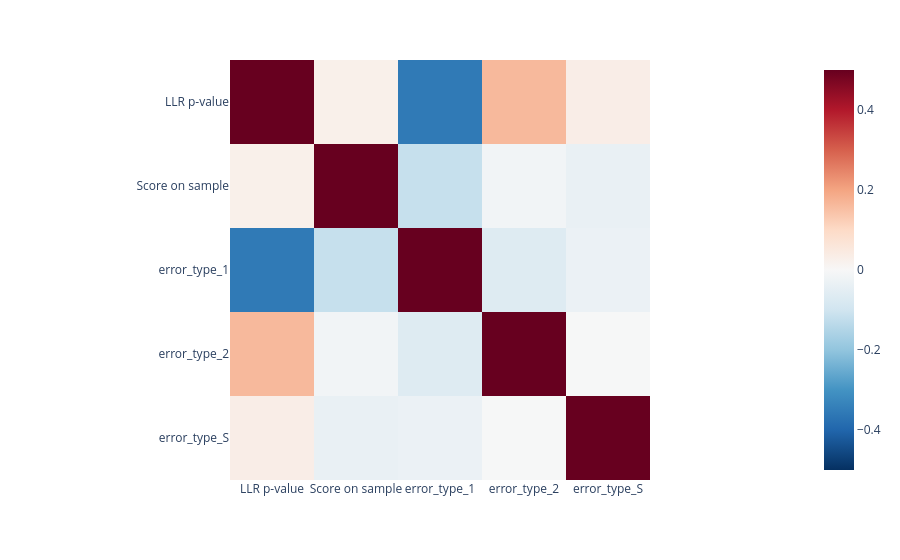

Here is the notebook cell this chart was saved with:
### Code cell
import plotly.express as px 


df_correlation = (
    res_success_with_error_type
    .loc[
        res_success_with_error_type["valid-reg-comparison"],
        [
            # "Pseudo R-squared", 
            "LLR p-value", 
            # "N iterations", 
            "Score on sample", 
            # "best_score", 
            "error_type_1", 
            "error_type_2", 
            "error_type_S", 
        ]
    ]
)
px.imshow(df_correlation.corr(), color_continuous_scale='RdBu_r',color_continuous_midpoint = 0, range_color = [-0.5, 0.5])

### Figure 1 — Plotly figure (JSON) as saved in the notebook; plotly's stock layout.template omitted (floating-point values rounded to 4 significant figures)
{"data": [{"coloraxis": "coloraxis", "hovertemplate": "x: %{x}<br>y: %{y}<br>color: %{z}<extra></extra>", "name": "0", "type": "heatmap", "x": ["LLR p-value", "Score on sample", "error_type_1", "error_type_2", "error_type_S"], "xaxis": "x", "y": ["LLR p-value", "Score on sample", "error_type_1", "error_type_2", "error_type_S"], "yaxis": "y", "z": [[1.0, 0.02665, -0.3553, 0.1622, 0.03404], [0.02665, 1.0, -0.117, -0.01449, -0.03779], [-0.3553, -0.117, 1.0, -0.06495, -0.03057], [0.1622, -0.01449, -0.06495, 1.0, -0.001917], [0.03404, -0.03779, -0.03057, -0.001917, 1.0]]}], "layout": {"coloraxis": {"cmax": 0.5, "cmid": 0, "cmin": -0.5, "colorscale": [[0, "rgb(5,48,97)"], [0.1, "rgb(33,102,172)"], [0.2, "rgb(67,147,195)"], [0.3, "rgb(146,197,222)"], [0.4, "rgb(209,229,240)"], [0.5, "rgb(247,247,247)"], [0.6, "rgb(253,219,199)"], [0.7, "rgb(244,165,130)"], [0.8, "rgb(214,96,77)"], [0.9, "rgb(178,24,43)"], [1, "rgb(103,0,31)"]]}, "margin": {"t": 60}, "xaxis": {"anchor": "y", "constrain": "domain", "domain": [0, 1], "scaleanchor": "y"}, "yaxis": {"anchor": "x", "autorange": "reversed", "constrain": "domain", "domain": [0, 1]}}}
